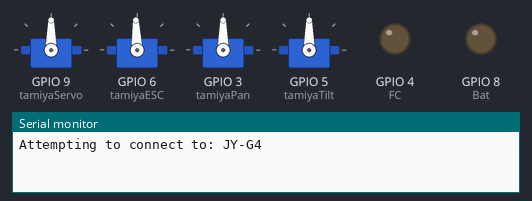
A sketch run on a simulated ESP32-S3. Shown: 4 × servo, output pins drawn as LEDs (lit = HIGH), the last lines printed to the serial monitor. WiFi joins after 1.5 s; servers stay silent unless stated.

Above: at 0.1 s.
At 3.1 s:
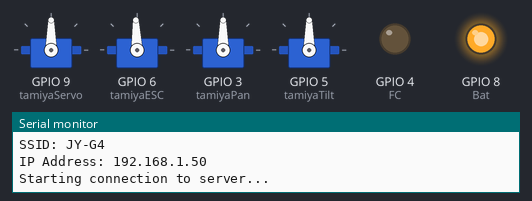
Timing chart, 0 to 4.6 s (numbered marks = the images above):
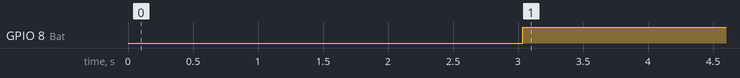

The sketch:

test.ino
```cpp
#include <SPI.h>
#include <WiFi.h>
#include <WiFiUdp.h>
#include <Servo.h>

// WiFi config
//char ssid[] = "TP-LINK_POCKET_3020_986ECC";     // your network SSID (wifi name)
//char pass[] = "88635569";                       // your network password
char ssid[] = "JY-G4";
char pass[] = "91294371";
int status = WL_IDLE_STATUS;                    // the Wifi radio's status
WiFiUDP Udp;
unsigned int localPort = 8080;                  // local port to listen on
byte packetBuffer[5];                           // buffer to hold incoming packet
long last_sent = 0;
char servo1[13];
String str;
int state;


// Servo and ESC config
Servo tamiyaServo;                              // create servo object
Servo tamiyaESC;                                // create esc object
Servo tamiyaPan;                                // create pan object
Servo tamiyaTilt;                               // create tilt object

// sensor switching config
#define sensorPin A5
const int Bat = 8;
const int FC = 4;
int count=0;
int count1=0;
int psi = 6;

// LED indictor
#define LEDpin 1


void setup ()
{
  tamiyaServo.attach(9);
  tamiyaESC.attach(6);
  tamiyaPan.attach(3);
  tamiyaTilt.attach(5);
  //set pins as outputs / inputs


  pinMode(Bat,OUTPUT);
  pinMode(FC,OUTPUT);
  digitalWrite(Bat,LOW); // pin 8
  digitalWrite(FC,LOW); //pin 4

  // adjust Servo and ESC to it's neutral position
  adjust_neutral();

  // Initialize serial port
  Serial.begin(9600);

  // Check for presence of WiFi Shield
    if(WiFi.status() == WL_NO_SHIELD)
  {
    Serial.println("WiFi shield not present");
    // dont continue
    while(true);
  }

  //attempt to connect to WiFi network:
  while(status != WL_CONNECTED)
  {
    Serial.print("Attempting to connect to: ");
    Serial.println(ssid);
    // connect to WPA/WPA2 network
    status = WiFi.begin(ssid,pass);
    // wait 8 seconds for connection
    delay(1000);
  }

  // check wifi status
  Serial.println("Connected to wifi");
  checkWifiStatus();
  Serial.println("\nStarting connection to server...");

  // if get a connection, begin to recieve signal
  Udp.begin(localPort);

}


void loop()
{
  digitalWrite(LEDpin,HIGH);
  // if there's data available, read packet

  int packetSize = Udp.parsePacket();
  int servo = packetBuffer[0];
  int esc = packetBuffer[1];
  int pan = packetBuffer[2];
  int tilt = packetBuffer[3];

  if (psi >=4){ //FC on condition
    if (sensorPin >625){ //reading for 4A of current
    digitalWrite(Bat,LOW); //parallel
    digitalWrite(FC,LOW);
     state = 3;
    }
    if (sensorPin <=625){ //reading for 4A of current
    digitalWrite(Bat,HIGH); //FC on only
    digitalWrite(FC,LOW);
    state = 2;
    }
  }
  if (psi<4){ //FC off condition
    digitalWrite(Bat,LOW); //Bat on only
    digitalWrite(FC,HIGH);
   state = 1;
  }


  /*if (packetSize == NULL)
  { //tamiyaServo.detach();
    tamiyaPan.detach();
    tamiyaTilt.detach();

  };*/

  if (packetSize)
  {
    // read the packet into packetBuffer
    int len = Udp.read(packetBuffer,5);//len = maximum size of the buffer
    if (len > 0) packetBuffer[len] = 0;
    if (packetBuffer[4]==1){


  tamiyaServo.write(map(servo,0,254,180,0));
  tamiyaESC.write(map(esc,0,254,139,46));
  tamiyaPan.write(map(pan,254,0,30,150));
  tamiyaTilt.write(map(tilt,254,0,30,150));

    //}


    // print Servo and ESC state
    Serial.println("Data: ");
    Serial.print(esc);
    Serial.print("  -  ");
    Serial.print(servo);
    Serial.print("  -  ");
    Serial.print(pan);
    Serial.print("  -  ");
    Serial.print(tilt);
    Serial.print("  -  ");
    Serial.print(analogRead(A5));

  Udp.beginPacket(Udp.remoteIP(), 8081);
  str=String(state);
  str = str + pan + tilt + esc;
  str.toCharArray(servo1,13);
  Udp.write(servo1,13);
  Udp.endPacket();


  }

}
  //digitalWrite(switchPin, HIGH);
  //digitalWrite(Fc1,LOW);
  //}

  // set delay to prevent buffer overflow
  //delay(1);

}


// adjust Servo, ESC, Pan and Tilt to neutral state function
void adjust_neutral (void)
{
  tamiyaServo.write(map(127,0,254,180,0));
  tamiyaESC.write(map(127,0,254,46,139));
  tamiyaPan.write(map(127,254,0,30,150));
  tamiyaTilt.write(map(127,254,0,45,135));

}


//checking wifi status function
void checkWifiStatus() {
  // print the SSID of the network you're attached to:
  Serial.print("SSID: ");
  Serial.println(WiFi.SSID());
  // print your WiFi shield's IP address:
  IPAddress ip = WiFi.localIP();
  Serial.print("IP Address: ");
  Serial.println(ip);

}
```

Measured:
- by itself, GPIO 8 (Bat): LOW → HIGH at 3.0 s
